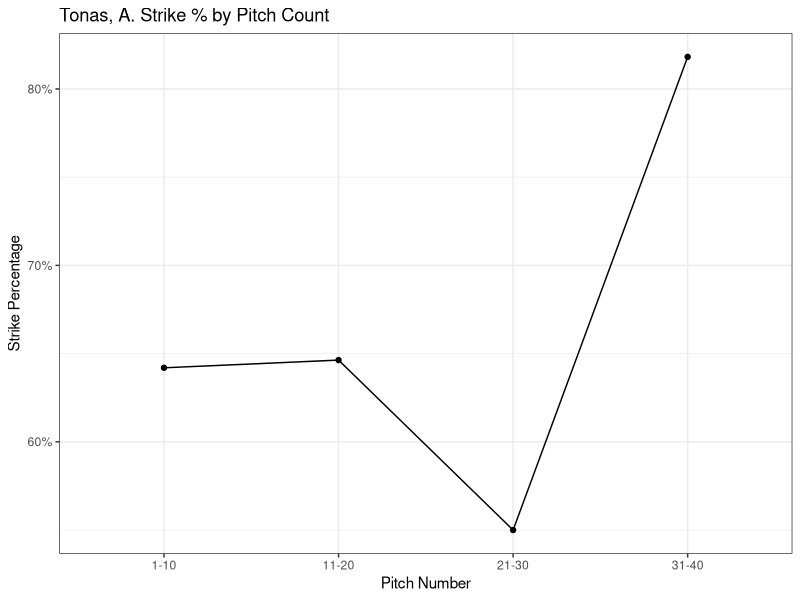
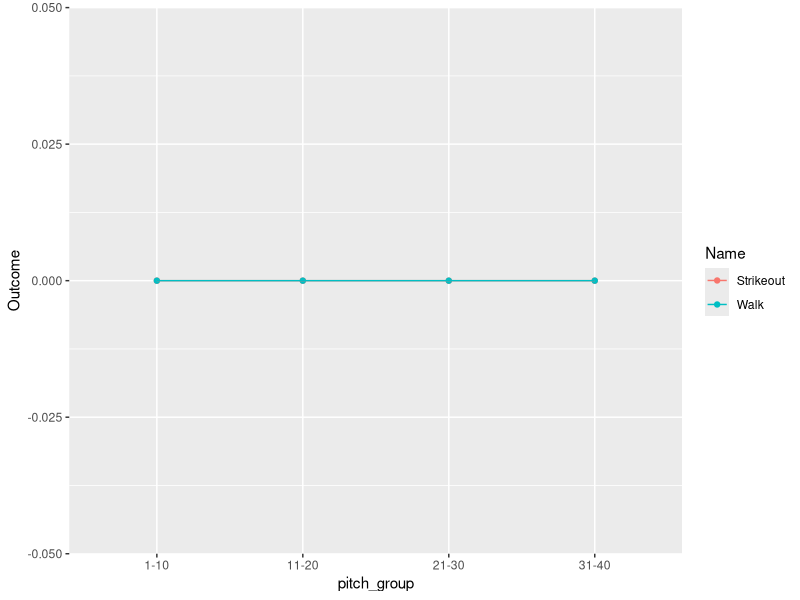

Generate these figures, in order, with R: (Note: this script raises an error after producing the figures.)
#source("Kishor import.R")
library(tidyverse)

d <- read_csv("../data/tonas_clean.csv")

#Strike % by pitch count

d <- d %>% 
	mutate(
		strike = case_when(
			pitch_result %in% c("Strike Swinging", "Strike Taken", "Foul", "BIP") ~ 1,
			TRUE ~ 0
		)) %>% 
		group_by(outing_id) %>% 
	mutate(
		pitch_num_by_outing = row_number()) %>% 
	ungroup() %>% 
	mutate(
		pitch_group_by_ten = (pitch_num_by_outing %/% 10) + 1,
		pg_b = pitch_group_by_ten * 10,
		pg_a = pg_b - 9,
		pitch_group = str_c(pg_a, pg_b, sep = "-")
		)

dd <- d %>% 
	group_by(pitch_group) %>% 
	summarize(
		strike_pct = mean(strike),
		count = n(),
	)

pitcher <- unique(d$pitcher)

ggplot(dd) +
	geom_point(aes(x = pitch_group, y = strike_pct)) +
	geom_line(aes(x = pitch_group, y = strike_pct, group = 1)) +
	scale_y_continuous(labels = scales::percent) +
	labs(title = paste(pitcher, "Strike % by Pitch Count"), y = "Strike Percentage", x = "Pitch Number") +
	theme_bw()


#Ks and BBs by pitch count

d <- d %>% 
  mutate(
    strikeout = case_when(
      non_bip_result %in% c("Strikeout,") ~ 1,
      TRUE ~ 0
    )) %>% 
  mutate(
    walk = case_when(
      non_bip_result %in% c("Walk,") ~ 1,
      TRUE ~ 0
    ))


dk <- d %>% 
  group_by(pitch_group) %>% 
  summarize(
    Outcome = sum(strikeout),
    Name = "Strikeout"
  )

dbb <- d %>% 
  group_by(pitch_group) %>% 
  summarize(
    Outcome = sum(walk),
    Name = "Walk"
  ) 

ddd <- rbind(dk, dbb)

ggplot(ddd, aes(x = pitch_group, y = Outcome, group = Name, color = Name)) +
  geom_point() +
  geom_line()
			



# Batting Average Aggregation ---------------------------------------------

d_ba <- d %>% 
    group_by(outing_id, pa_id) %>% 
    summarize(no_result = sum(!is.na(bip_result)) + sum(!is.na(non_bip_result)))

assertthat::assert_that(all(d_ba$no_result == 1))
# fix later


d_ba <- d %>% 
    filter(!is.na(bip_result) | !is.na(non_bip_result)) %>% 
    group_by(pitch_group, outing_id, pa_id) %>% 
    summarize(
        pa_outcome = if_else(!is.na(bip_result), bip_result, non_bip_result)
    ) %>% 
    mutate( # this is what changes for slugging and OBP
        ba_bin = case_when(
            pa_outcome %in% c(
                "Single",
                "Double",
                "Home Run"
            ) ~ 1,
            pa_outcome %in% c(
                "Flyout",
                "Strikeout",
                "Groundout",
                "Lineout"
            ) ~ 0,
            pa_outcome == "Walk" ~ NA_real_,
            TRUE ~ NA_real_
            # do this for all
        )
    )

d_ba_collapsed <- d_ba %>% 
    group_by(pitch_group) %>% 
    summarize(
        mean_ba = mean(ba_bin, na.rm = T)
    )
